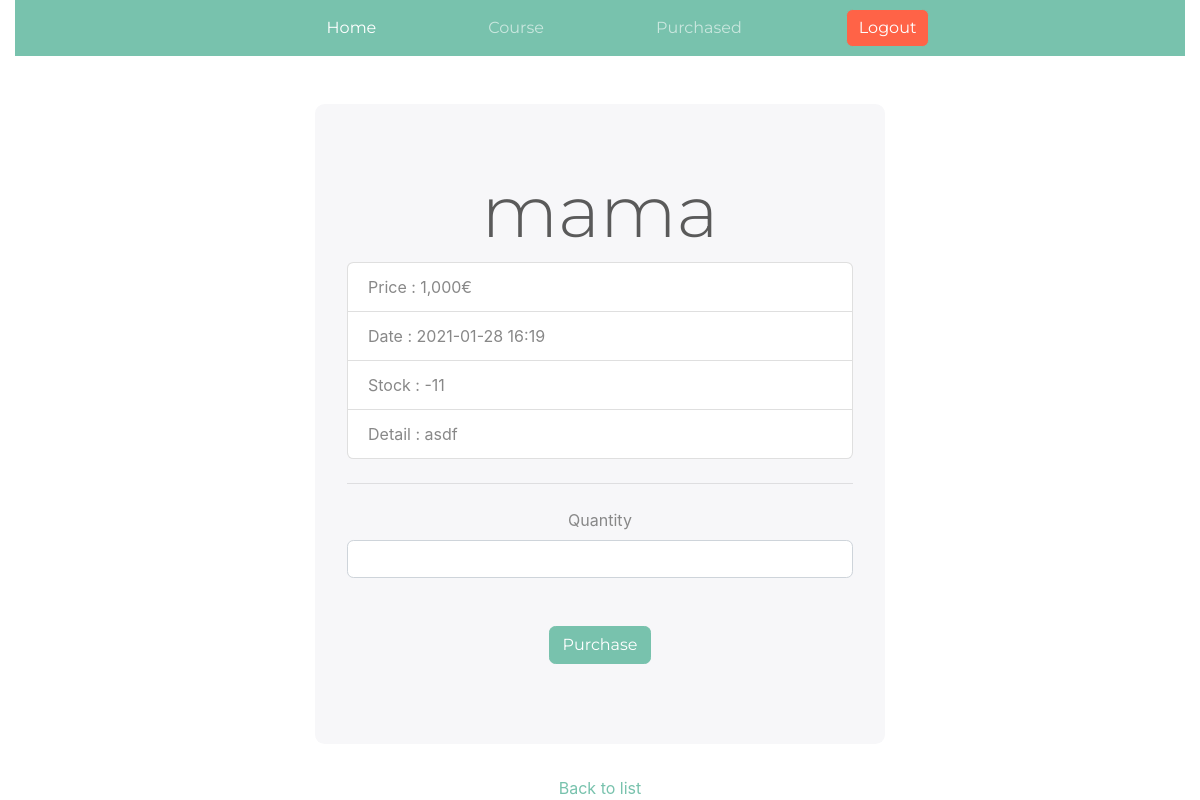
Screenshot of /product/2/ with the database file from the repository.
### product/models.py (models this page shows, shortened)
class Product(models.Model):
    name = models.CharField(max_length=256, verbose_name='Name')
    price = models.IntegerField(verbose_name='Price')
    description = models.TextField(verbose_name='Description')
    stock = models.IntegerField(verbose_name='Stock')
    register_date = models.DateTimeField(
        auto_now_add=True, verbose_name='Date')
    class Meta:
        db_table = 'shop_product'
        verbose_name = 'Product'
        verbose_name_plural = 'Products'

### product/views.py (the view)
# urls.py: path('product/<int:pk>/', ProductDetail.as_view()),
class ProductDetail(DetailView):
    template_name = 'product_detail.html'
    queryset = Product.objects.all()
    context_object_name = 'product'
    def get_context_data(self, **kwargs):
        context = super().get_context_data(**kwargs)
        context['form'] = OrderForm(self.request)
        return context

### order/forms.py (shortened to what this page needs)
class RegisterForm(forms.Form):
    def __init__(self, request, *args, **kwargs):
        super().__init__(*args, **kwargs)
        self.request = request
    quantity = forms.IntegerField(error_messages={
        'required': 'Please enter quantity'
    }, label="Quantity")
    product = forms.IntegerField(error_messages={
        'required': 'Please write product description'}, label='Product description', widget=forms.HiddenInput)

### product/templates/product_detail.html (shortened to what this page needs)
{% extends "base.html" %}
{% load humanize %}
{% block contents %}
<div class="row justify-content-center mt-5">
  <div class="col-6">
    <div class="jumbotron">
      <h1 class="display-3">{{ product.name }}</h1>
      <ul class="list-group">
        <li class="list-group-item d-flex text-left">Price : {{ product.price|intcomma }}€</li>
        <li class="list-group-item text-left">Date : {{ product.register_date|date:'Y-m-d H:i'}}</li>
        <li class="list-group-item text-left">Stock : {{ product.stock|intcomma }}</li>
        <li class="list-group-item text-left">Detail : {{ product.description|safe }}</li>
      </ul>
      <hr class="my-4">
      <form method="POST" , action="/order/create/">
        {% for field in form %}
        <div class="form-group">
          {% ifnotequal field.name 'product' %}
          <label for="{{ field.id_for_label }}">{{ field.label }}</label>
          {% endifnotequal %}
          <input type="{{ field.field.widget.input_type }}" class="form-control" id="{{ field.id_for_label }}"
            placeholer="{{ field.label }}" name="{{ field.name }}"
            value="{% ifequal field.name 'product'%}{{product.id}}{% endifequal %}" />
        </div>
        {% endfor %}
        <p class="lead mt-5">
          <button type="submit" class="btn btn-primary">Purchase</button>
        </p>
      </form>
    </div>
    <div class="raw">
      <div class="col-12">
        <a href="/product">Back to list</a>
      </div>
    </div>
  </div>
</div>
{% endblock %}

### rows the page displays
Product: name "mama", price "1,000", register_date "2021-01-28 16:19", stock "-11", description "asdf"

### other values shown
{{ field.label }} "Quantity"
